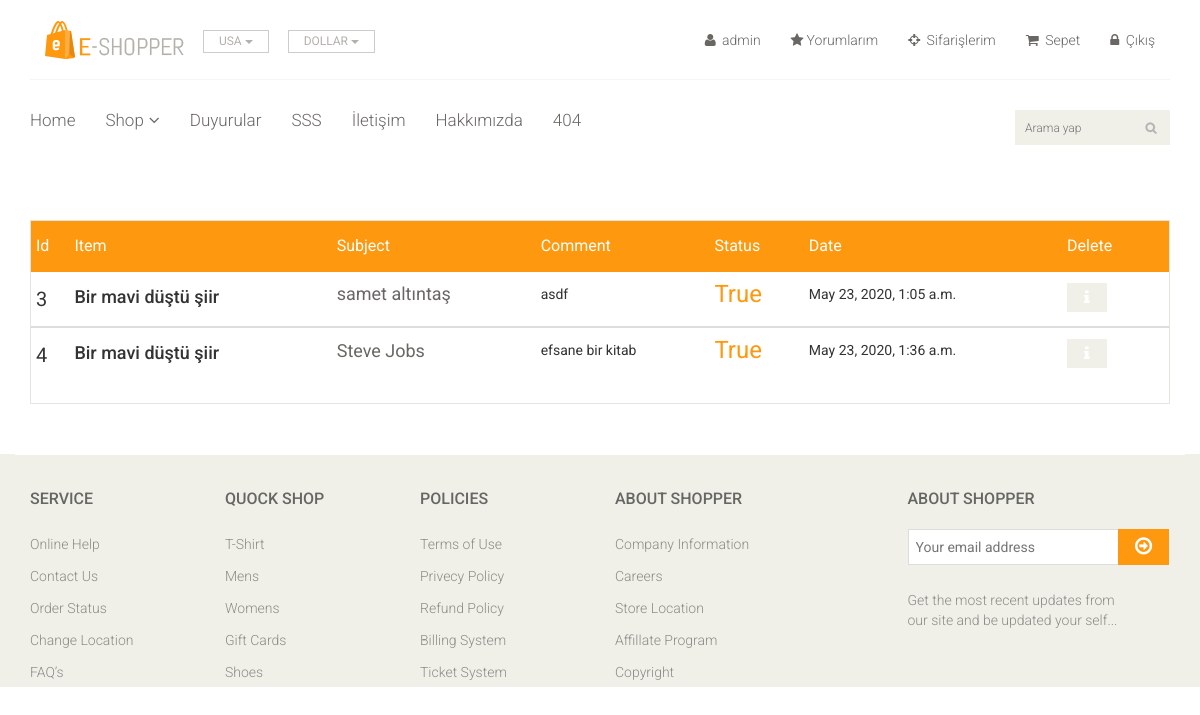
Page /user/comments/ (signed in) on the earlier database version.
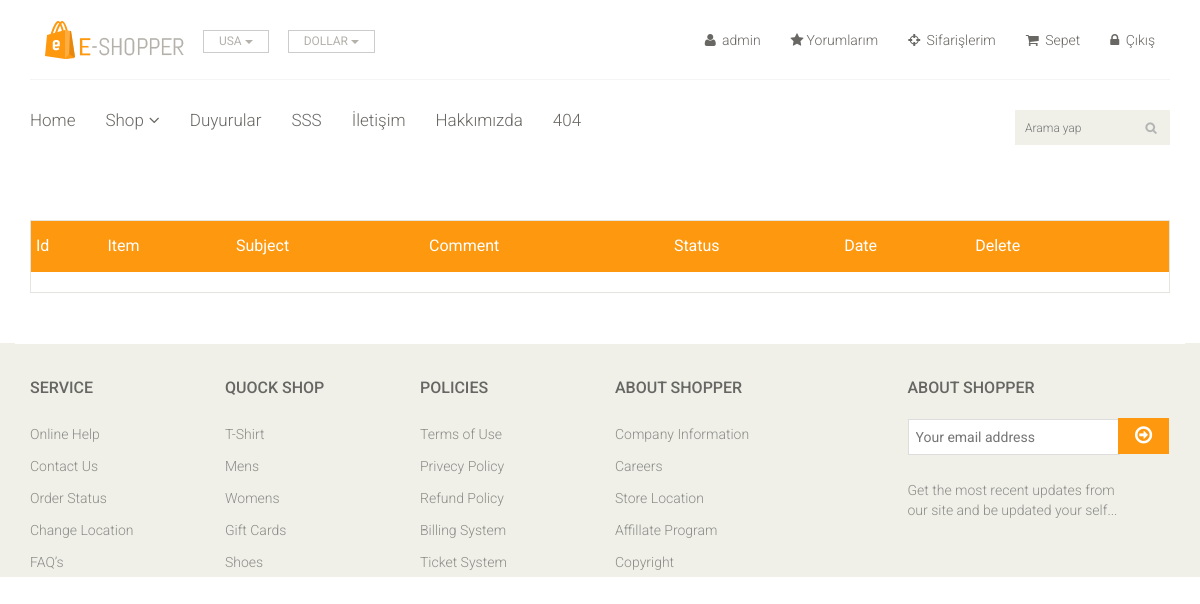
Same page on the later database version.
### product/models.py (models this page shows, shortened)
class Comment(models.Model):
    STATUS = (
        ('New', 'Yeni'),
        ('True', 'Evet'),
        ('False', 'Hayır'),
    )
    product = models.ForeignKey(Product, on_delete=models.CASCADE)
    user = models.ForeignKey(User, on_delete=models.CASCADE)
    subject = models.CharField(max_length=50, blank=True)
    comment = models.TextField(max_length=500, blank=True)
    status = models.CharField(max_length=10, choices=STATUS, default='True')
    ip = models.CharField(max_length=20, blank=True)
    create_at = models.DateTimeField(auto_now_add=True)
    update_at = models.DateTimeField(auto_now=True)

class Product(models.Model):
    STATUS = (
        ('True', 'Evet'),
        ('False', 'Hayır'),
    )
    title = models.CharField(max_length=150)
    keyword = models.CharField(max_length=30)
    description = models.CharField(max_length=30)
    yazar = models.CharField(max_length=60, blank=True, null=True, )
    yayinEvi = models.CharField(max_length=60, blank=True, null=True, )
    price = models.IntegerField()
    image = models.ImageField(blank=True, null=True, upload_to='images/')
    category = models.ForeignKey('Category', on_delete=models.CASCADE)
    create_at = models.DateTimeField(auto_now_add=True)
    update_at = models.DateTimeField(auto_now=True)
    slug = models.SlugField(null=True, unique=True)
    detail = RichTextUploadingField()
    status = models.CharField(max_length=30, choices=STATUS)

### user/views.py (the view)
# urls.py: path('comments/', views.comments, name='comments '),
def comments(request):
    category = Category.objects.all()
    comment = Comment.objects.filter(user_id=request.user.id)
    context = {
        'comment': comment,
        'category': category,
    }
    return render(request,"comments.html",context)

### user/templates/comments.html (shortened to what this page needs)
{% extends 'homebase.html' %}
       {% block body %}
	<section id="cart_items">
		<div class="container">
			<div class="table-responsive cart_info">
    				<table class="table table-condensed">
					<thead>
						<tr class="cart_menu">
                            <td class="">Id</td>
							<td class="">Item</td>
							<td class="">Subject</td>
                            <td class="">Comment</td>
							<td class="">Status</td>
                            <td class="">Date</td>
                             <td class="">Delete</td>
                            <td></td>
						</tr>
					</thead>
					<tbody>
                    {% for foo in comment %}
						<tr>
                            <td class="cart_description">
								<h4><a href="">{{ foo.id }}</a></h4>
							</td>
							<td class="cart_product">
								<h4> {{ foo.product.title }}  </h4>
							</td>
							<td class="cart_price">
								<p>{{ foo.subject }}</p>
							</td>
							<td class="cart_quantity">
								<p>{{ foo.comment }}</p>
							</td>
							<td class="cart_total">
								<p class="cart_total_price">{{foo.status}}</p>
							</td>
                            <td class="cart_total">
								<p class="cart_price">{{foo.create_at}}</p>
							</td>
                        <td class="cart_delete">
								<a class="cart_quantity_delete" href="/user/deletecomment/{{ foo.id }}"> <i class="fa fa-info" aria-hidden="true" style="padding: 10px;"></i></a>
							</td>
						</tr>
					</tbody>
{% endfor %}
                    </table>
            </div>
		</div>
	</section>
{% endblock %}

Differences in the rows shown:
removed Comment: id "3", product "Bir mavi düştü şiir", subject "samet altıntaş", comment "asdf", status "True", create_at "May 23, 2020, 1:05 a.m."
removed Comment: id "4", product "Bir mavi düştü şiir", subject "Steve Jobs", comment "efsane bir kitab", status "True", create_at "May 23, 2020, 1:36 a.m."
